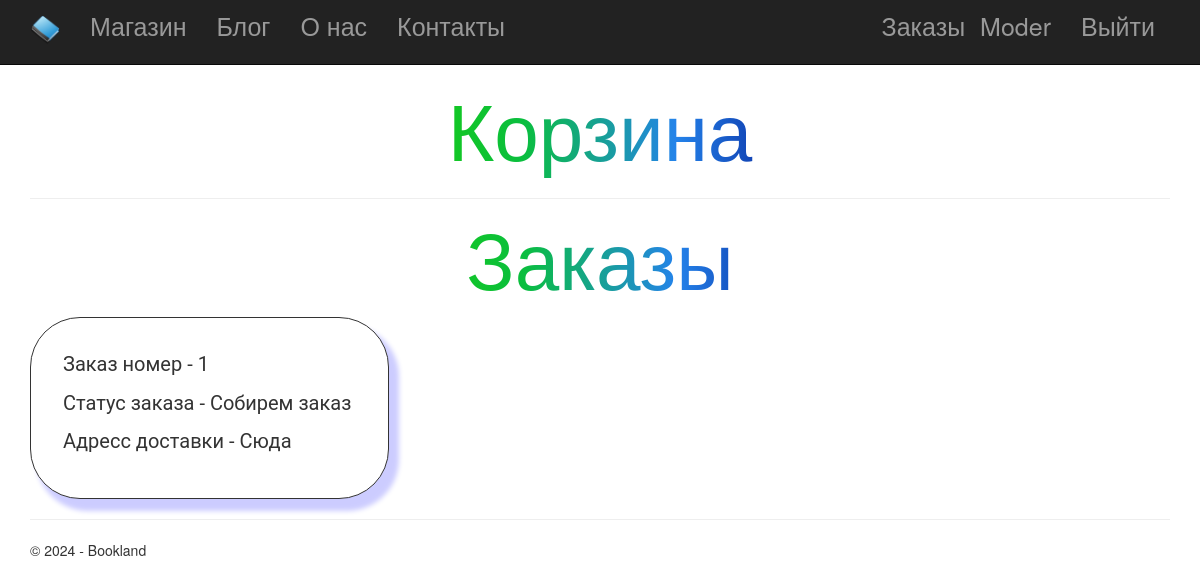
Page /purchases (signed in) on the committed database.
### app/models.py (models this page shows, shortened)
class User(AbstractUser):
    address = models.CharField(max_length = 128, verbose_name = "Адресс", null=True)
    card_number = models.CharField(max_length = 128, verbose_name = "Номер карты", null=True)

class Purchases(models.Model):
    cart = "cart"
    collect = "Собирем заказ"
    deliver = "Доставляем"
    delivered = "Доставленно"
    received = "Получено"
    CHOIS = [
        (cart, cart),
        (collect, 'Собирем заказ'),
        (deliver, 'Доставляем'),
        (delivered, 'Доставленно'),
        (received, 'Получено'),
        ]
    date = models.DateTimeField(default = datetime.now(), db_index = True, verbose_name = "Дата заказа", null=True)
    user = models.ForeignKey(User, null=True, blank=True, on_delete = models.SET_NULL, verbose_name = "Заказчик")
    status = models.CharField(max_length = 128, verbose_name = "статус заказа", null=True, choices = CHOIS)
    books = models.ManyToManyField(Books, through='Purchases_books')
    address = models.CharField(max_length = 128, verbose_name = "Адресс", null=True)
    class Meta:
        db_table = "Purchases"
        ordering = ["-date"]
        verbose_name = "заказ"
        verbose_name_plural = "покупки"

### app/views.py (the view, shortened to what this page needs)
# urls.py: path('purchases', views.purchases, name='purchases'),
def purchases(request):
    assert isinstance(request, HttpRequest)
    cart = Purchases.objects.filter(models.Q(user=request.user.id) & models.Q(status='cart'))
    books = 0
    books_through = {}
    message = 0
    if len(cart) != 0:
        cart = Purchases.objects.get(models.Q(user=request.user.id) & models.Q(status='cart'))
        books = Purchases.objects.get(models.Q(user=request.user.id) & models.Q(status='cart')).books.all()
        if len(books) == 0:
            books = 0
    story = Purchases.objects.filter(user=request.user.id).exclude(status = 'cart')
    if len(story) == 0:
        story = 0
    return render(
            request,
            'app/purchases.html',
            {
                'cart': cart,
                'books': books,
                'carts': story,
                'number': books_through,
                'title':'заказы',
                'message': message,
                'year':datetime.now().year,
            }
        )

### app/templates/app/purchases.html (shortened to what this page needs)
﻿{% extends "app/layout.html" %}
{% load static %}
{% block content %}
<div>
    <h1 class="title_site" style="text-align: center;">Корзина</h1>
    <hr/>
    <h1 class="title_site" style="text-align: center;">Заказы</h1>
        {% if carts == 0 %}
            <p class="text"> Вы ещё ничего не покупали</p>
        {% else %}
            <div style="display:flex; flex-wrap: wrap;">
                {% for cart in carts %}
                    <div class="history_view" style="width:max-content; margin-right:20px">
                        <p class="text">Заказ номер - {{cart.id}}</p>
                        <p class="text">Статус заказа - {{cart.status}}</p>
                        <p class="text">Адресс доставки - {{cart.address}}</p>
                    </div>
                {% endfor %}
            </div>
        {% endif %}
</div>
{% endblock %}

### app/templates/app/loginpartial.html (shortened to what this page needs)
{% if user.is_authenticated %}
<form id="logoutForm" action="/logout/" method="post" class="navbar-right">
    <ul class="nav navbar-nav navbar-right" >
        <li>
            <a href="{% url 'purchases'%}" class="navbar-brand" style="font-size:25px;">Заказы</a>
        </li>
        <li><a href="{% url 'changeUser' pk=user.id %}" class="navbar-brand" style="font-size:25px;">{{ user.username }}</a></li>
        <li><a href="javascript:document.getElementById('logoutForm').submit()" style="font-size:25px;">Выйти</a></li>
    </ul>
</form>
{% else %}
<ul class="nav navbar-nav navbar-right" style="font-size:25px;">
    <li><a href="{% url 'registration' %}">Регистрация</a></li>
    <li><a href="{% url 'login' %}">Войти</a></li>
</ul>
{% endif %}

### app/static/app/content/site.css (style rules this page uses)
.text { font-size: 20px; font-family: Roboto; margin-right: 5px; font-weight: normal; }
.title_site { font-family: Arial; font-size: 80px; background-color: #2483ea; background-image: linear-gradient(to right, #1cd008 30%, #0abe3f, #2483ea, #010b85 70%); background-clip: text; -webkit-text-fill-color: transparent; }
.history_view { padding: 32px; background-color: white; border-radius: 50px; background-size: 200px 200px; border: 1px solid #333; box-shadow: 8px 10px 5px 2px rgba(0, 0, 255, .2); }

### rows in the picture
User: username "Moder"
Purchases: id "1", status "Собирем заказ", address "Сюда"
